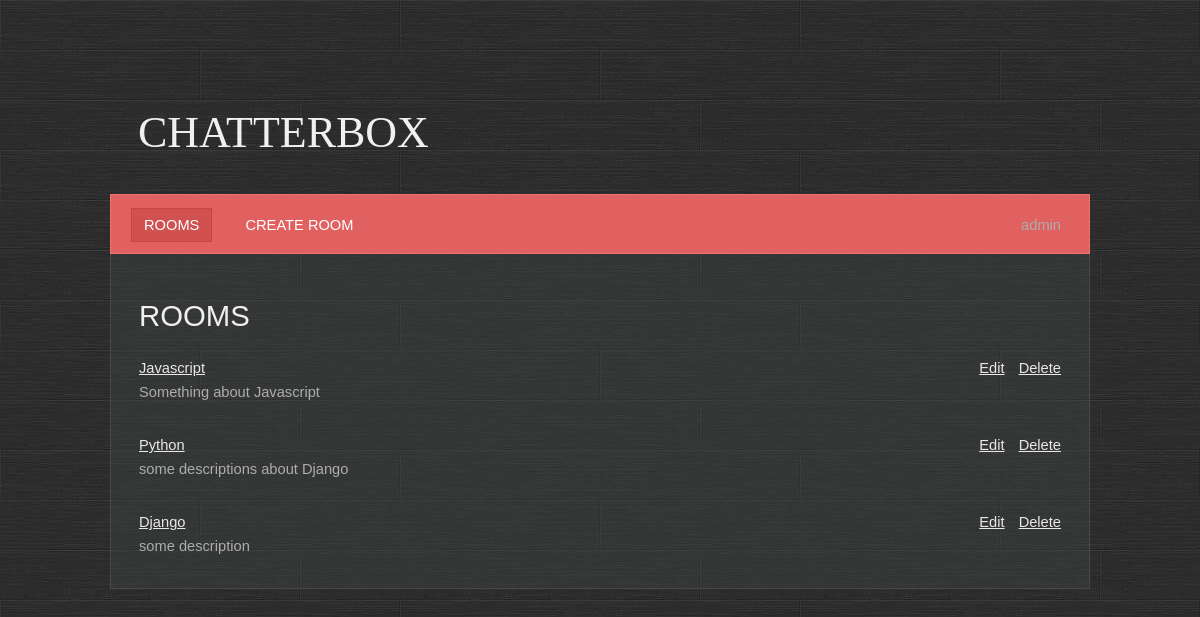
The app's page / (signed in) with its own data.
### base/models.py (models this page shows, shortened)
class Room(Model):
    name = models.CharField(max_length=200, unique=True)
    description = models.TextField(null=True, blank=True)
    participants = models.ManyToManyField(User, related_name="participants", blank=True)
    created = models.DateTimeField(auto_now_add=True)
    updated = models.DateTimeField(auto_now=True)
    class Meta:
        ordering = ['-created', 'name']

### base/views.py (the view)
# urls.py: path('', base.views.RoomsView.as_view(), name='rooms'),
class RoomsView(ListView):
    template_name = 'base/rooms.html'
    model = Room

### base/templates/base/rooms.html (shortened to what this page needs)
{% extends 'main.html' %}
{%  block content %}
    <h1>Rooms</h1>
        {% for room in object_list %}
        <div class="box room-controls">
            <div class="controls-left">
                <a href="{% url 'room' room.id %}">{{ room.name }}</a><br>
                {{ room.description }}<br>
            </div>
            <div class="controls-right">
                <a href="{% url 'room_update' room.id %}">Edit</a>
                <a href="{% url 'room_delete' room.id %}">Delete</a>
            </div>
        </div>
        {% endfor %}
{%  endblock %}

### templates/navbar.html
<ul>
    <li class="first active">
        <a href="{% url 'rooms' %}">Rooms</a>
    </li>
    <li>
        <a href="{% url 'room_create' %}">Create Room</a>
    </li>
    <li class="last-child">
        {{ user.username }}
    </li>
</ul><br class="clearfix">

### static/styles/style.css (style rules this page uses)
* { margin: 0; padding: 0; }
a { text-decoration: underline; color: #e8e8e8; }
body { font-size: 11pt; line-height: 1.6em; font-family: Arial, sans-serif; background: #9ea3a3; color: #adadad; background: url(/static/images/bg.jpg); }
h1,h2,h3,h4 { text-transform: uppercase; font-weight: normal; color: #f0f0f0; }
ul { margin-bottom: 1.25em; }
ul { list-style: none; }
.last-child { float:right; }
.box { overflow: hidden; margin: 0px 0 30px 0; }
#menu a { text-decoration: none; text-transform: uppercase; color: #ffffff; padding: 8px 12px 8px 12px; border: solid 1px #e16060; }
#menu ul { list-style: none; }
#menu ul li { display: inline; padding: 0 8px 0 8px; }
#menu ul li.first { padding-left: 0; }
#menu ul li.active a { background: #D15050; border: solid 1px #C64545; }

### static/styles/mystyle.css (style rules this page uses)
.room-controls { display: flex; justify-content: space-between; }
.controls-right a:first-child { padding-right: 10px; }

### records on screen
Room: name "Javascript", description "Something about Javascript"
Room: name "Python", description "some descriptions about Django"
Room: name "Django", description "some description"

### other values on screen
{{ user.username }} "admin"
